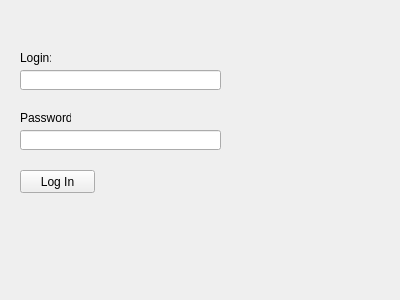
<?xml version="1.0" encoding="UTF-8"?>
<ui version="4.0">
 <class>Form</class>
 <widget class="QWidget" name="Form">
  <property name="geometry">
   <rect>
    <x>0</x>
    <y>0</y>
    <width>400</width>
    <height>300</height>
   </rect>
  </property>
  <property name="windowTitle">
   <string>Login</string>
  </property>
  <widget class="QPushButton" name="pushButton">
   <property name="geometry">
    <rect>
     <x>20</x>
     <y>170</y>
     <width>75</width>
     <height>23</height>
    </rect>
   </property>
   <property name="text">
    <string>Log In</string>
   </property>
  </widget>
  <widget class="QLineEdit" name="lineEdit">
   <property name="geometry">
    <rect>
     <x>20</x>
     <y>70</y>
     <width>201</width>
     <height>20</height>
    </rect>
   </property>
   <property name="text">
    <string/>
   </property>
  </widget>
  <widget class="QLineEdit" name="lineEdit_2">
   <property name="geometry">
    <rect>
     <x>20</x>
     <y>130</y>
     <width>201</width>
     <height>20</height>
    </rect>
   </property>
   <property name="inputMask">
    <string/>
   </property>
  </widget>
  <widget class="QLabel" name="label">
   <property name="geometry">
    <rect>
     <x>20</x>
     <y>50</y>
     <width>31</width>
     <height>16</height>
    </rect>
   </property>
   <property name="text">
    <string>Login:</string>
   </property>
  </widget>
  <widget class="QLabel" name="label_2">
   <property name="geometry">
    <rect>
     <x>20</x>
     <y>110</y>
     <width>51</width>
     <height>16</height>
    </rect>
   </property>
   <property name="text">
    <string>Password:</string>
   </property>
  </widget>
 </widget>
 <resources/>
 <connections/>
</ui>
